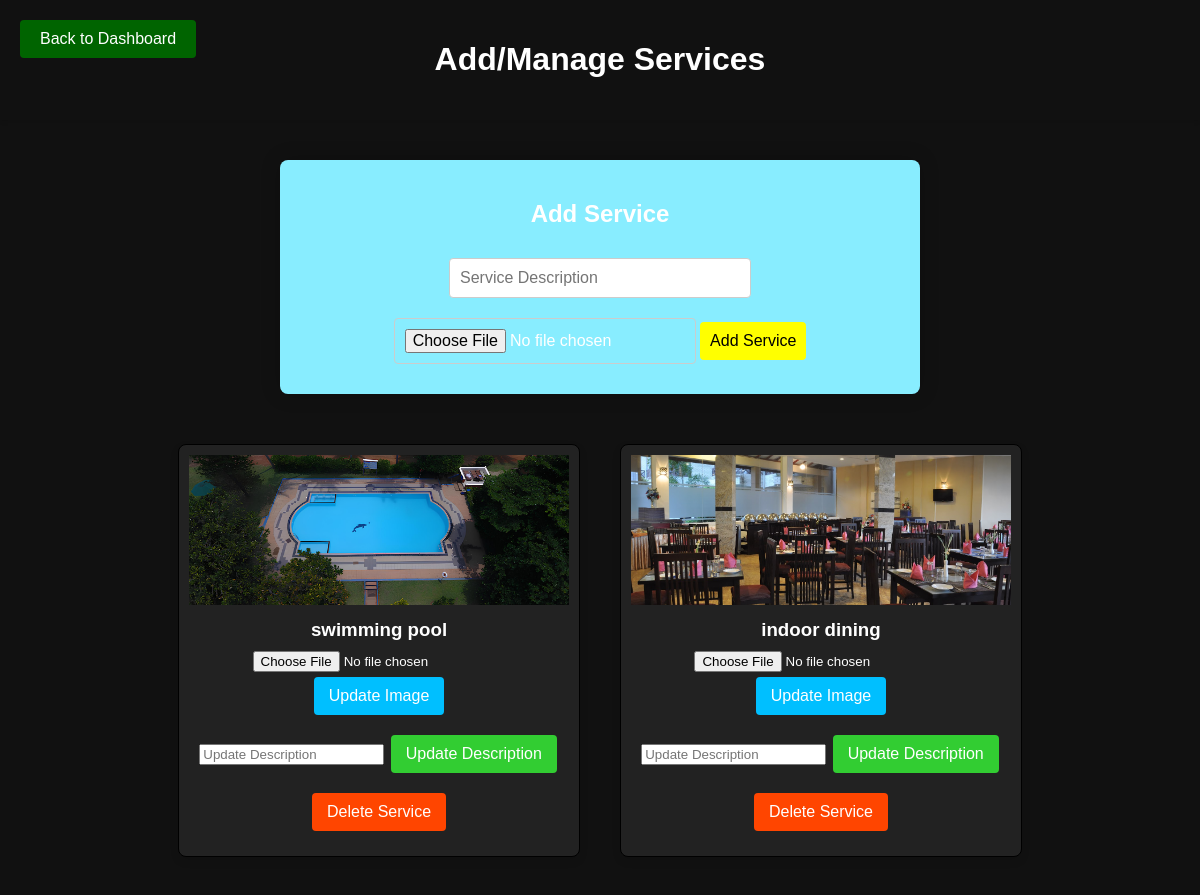
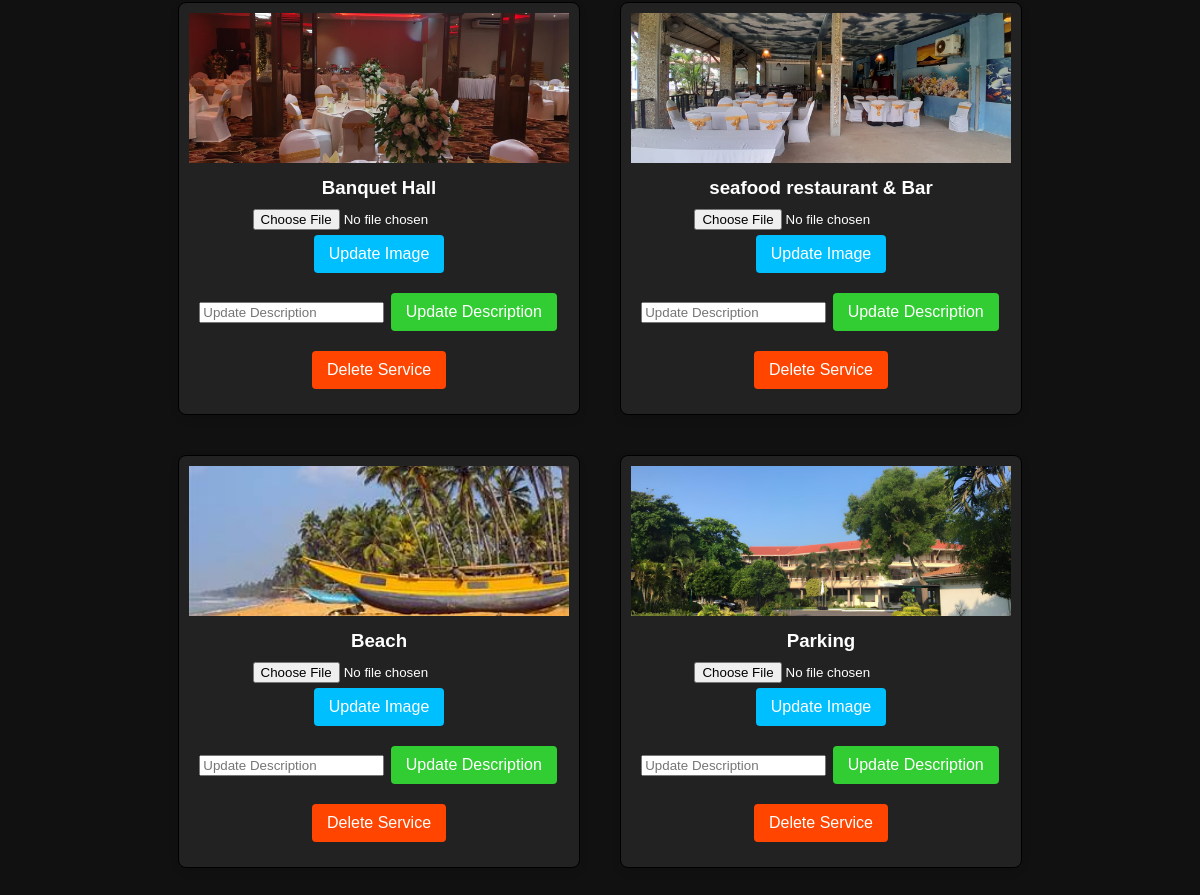
Screenshot of /layabeachservicemanage.php with the database file from the repository (2 pictures, top to bottom).
### tables this page shows
CREATE TABLE IF NOT EXISTS `beachservices` (
  `id` int NOT NULL AUTO_INCREMENT,
  `image_url` varchar(255) NOT NULL,
  `description` varchar(255) NOT NULL,
  PRIMARY KEY (`id`) USING BTREE
);

### layabeachservicemanage.php (the view, shortened to what this page needs)
<?php
include 'db_connect.php';
$sql = "SELECT * FROM beachservices";
$result = $conn->query($sql);
?>
<!DOCTYPE html>
<html lang="en">
<head>
</head>
<body>
<div class="header">
    <h1>Add/Manage Services</h1>
    <div class="back-to-dashboard">
        <button onclick="location.href='layabeachadminpanel.php'">Back to Dashboard</button>
    </div>
</div>
<div class="add-service-form">
    <h2>Add Service</h2>
    <form action="" method="POST" enctype="multipart/form-data">
        <input type="text" name="description" placeholder="Service Description" required>
        <input type="file" name="image" accept="image/*" required>
        <button type="submit">Add Service</button>
    </form>
</div>
<div class="services">
    <div class="box-container">
        <?php while ($row = $result->fetch_assoc()) { ?>
            <div class="box">
                <img src="<?php echo $row['image_url']; ?>" alt="Service Image">
                <h3><?php echo $row['description']; ?></h3>
                <form action="" method="POST" enctype="multipart/form-data">
                    <input type="file" name="image" accept="image/*">
                    <button type="submit" class="update-image">Update Image</button>
                </form>
                <form action="" method="POST">
                    <input type="text" name="description" placeholder="Update Description" required>
                    <button type="submit" class="update-description">Update Description</button>
                </form>
                <form action="" method="POST">
                    <button type="submit" class="delete-service">Delete Service</button>
                </form>
            </div>
        <?php } ?>
    </div>
</div>
</body>
</html>

### layabeachservicemanage.php (style rules this page uses)
body { font-family: Arial, sans-serif; background-color: #111; color: #fff; margin: 0; padding: 0; display: flex; flex-direction: column; align-items: center; }
.header { width: 100%; text-align: center; padding: 20px 0; box-shadow: 0 2px 4px rgba(0, 0, 0, 0.1); margin-bottom: 20px; position: relative; }
.add-service-form { background-color: #88edff; padding: 20px; border-radius: 8px; box-shadow: 0 0 20px rgba(0, 0, 0, 0.2); width: 80%; max-width: 600px; text-align: center; margin-bottom: 20px; margin-top: 20px; display: inline-block; }
.add-service-form input[type="file"], .add-service-form input[type="text"] { margin: 10px 0; padding: 10px; width: calc(50% - 20px); border: 1px solid #ccc; border-radius: 4px; font-size: 16px; display: inline-block; }
.add-service-form button[type="submit"] { background-color: #ff0; border: none; padding: 10px; border-radius: 4px; cursor: pointer; font-size: 16px; display: inline-block; }
.services { display: flex; flex-wrap: wrap; justify-content: center; padding: 20px; width: 100%; max-width: 1200px; }
.box-container { display: flex; flex-wrap: wrap; gap: 20px; justify-content: center; }
.box { border: 1px solid #000; border-radius: 8px; overflow: hidden; width: calc(25% - 20px); box-shadow: 0 4px 8px rgba(0, 0, 0, 0.1); text-align: center; padding: 10px; background-color: #222; margin: 10px; }
.box img { width: 100%; height: 150px; object-fit: cover; }
.box h3 { margin: 10px 0; }
.box form { margin: 10px 0; }
.box button { border: none; padding: 10px 15px; text-align: center; display: inline-block; font-size: 16px; margin: 5px 2px; cursor: pointer; border-radius: 4px; transition: background-color 0.3s, transform 0.3s; }
.box button.update-image { background-color: #00bfff; color: #fff; }
.box button.update-description { background-color: #32cd32; color: #fff; }
.box button.delete-service { background-color: #ff4500; color: #fff; }
.back-to-dashboard { position: absolute; top: 20px; left: 20px; }
.back-to-dashboard button { text-decoration: none; padding: 10px 20px; background-color: #006400; color: white; border-radius: 4px; border: none; cursor: pointer; font-size: 16px; }
@media screen and (max-width: 1200px) { .box { width: calc(33.33% - 20px); } }

### rows the page displays
beachservices: image_url (picture), description "swimming pool"
beachservices: image_url (picture), description "indoor dining"
beachservices: image_url (picture), description "Banquet Hall"
beachservices: image_url (picture), description "seafood restaurant & Bar"
beachservices: image_url (picture), description "Beach"
beachservices: image_url (picture), description "Parking"
